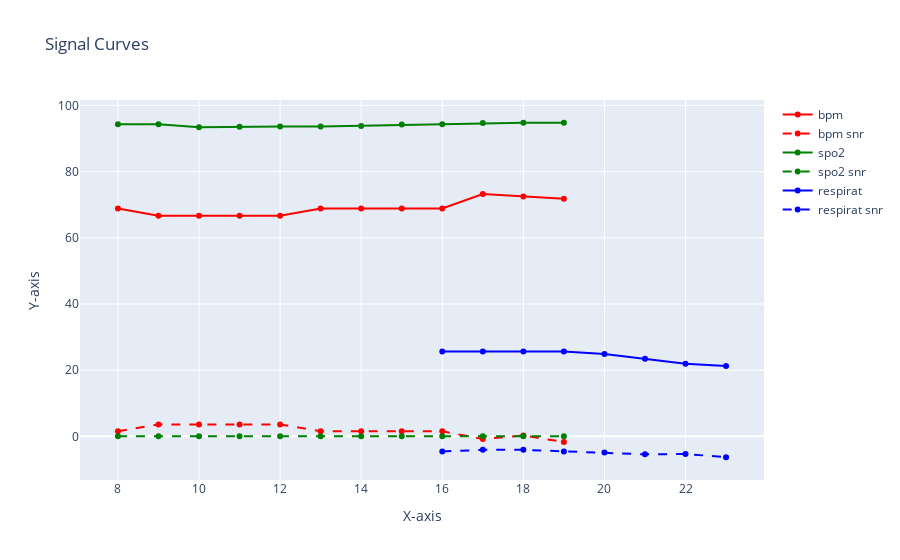

This figure's notebook cell:
### Code cell
plot_physics(results)

### Figure 1 — Plotly figure (JSON) as saved in the notebook; plotly's stock layout.template omitted (floating-point values rounded to 4 significant figures)
{"data": [{"line": {"color": "red"}, "mode": "lines+markers", "name": "bpm", "type": "scatter", "x": [8, 9, 10, 11, 12, 13, 14, 15, 16, 17, 18, 19], "y": [68.85, 66.65, 66.65, 66.65, 66.65, 68.85, 68.85, 68.85, 68.85, 73.24, 72.51, 71.78]}, {"line": {"color": "red", "dash": "dash"}, "mode": "lines+markers", "name": "bpm snr", "type": "scatter", "x": [8, 9, 10, 11, 12, 13, 14, 15, 16, 17, 18, 19], "y": [1.53, 3.62, 3.62, 3.62, 3.62, 1.53, 1.53, 1.53, 1.53, -0.81, 0.24, -1.71]}, {"line": {"color": "green"}, "mode": "lines+markers", "name": "spo2", "type": "scatter", "x": [8, 9, 10, 11, 12, 13, 14, 15, 16, 17, 18, 19], "y": [94.34, 94.34, 93.43, 93.56, 93.59, 93.59, 93.81, 94.22, 94.34, 94.7, 94.75, 94.76]}, {"line": {"color": "green", "dash": "dash"}, "mode": "lines+markers", "name": "spo2 snr", "type": "scatter", "x": [8, 9, 10, 11, 12, 13, 14, 15, 16, 17, 18, 19], "y": [0, 0, 0, 0, 0, 0, 0, 0, 0, 0, 0, 0]}, {"line": {"color": "blue"}, "mode": "lines+markers", "name": "respirat", "type": "scatter", "x": [16, 17, 18, 19, 20, 21, 22, 23], "y": [25.63, 25.63, 25.63, 25.63, 24.9, 23.44, 21.97, 21.24]}, {"line": {"color": "blue", "dash": "dash"}, "mode": "lines+markers", "name": "respirat snr", "type": "scatter", "x": [16, 17, 18, 19, 20, 21, 22, 23], "y": [-4.56, -4.08, -4.08, -4.56, -4.88, -5.44, -5.31, -6.31]}], "layout": {"autosize": true, "title": {"text": "Signal Curves"}, "xaxis": {"autorange": true, "range": [7.075, 23.92], "title": {"text": "X-axis"}, "type": "linear"}, "yaxis": {"autorange": true, "range": [-14.65, 103.1], "title": {"text": "Y-axis"}, "type": "linear"}}}
